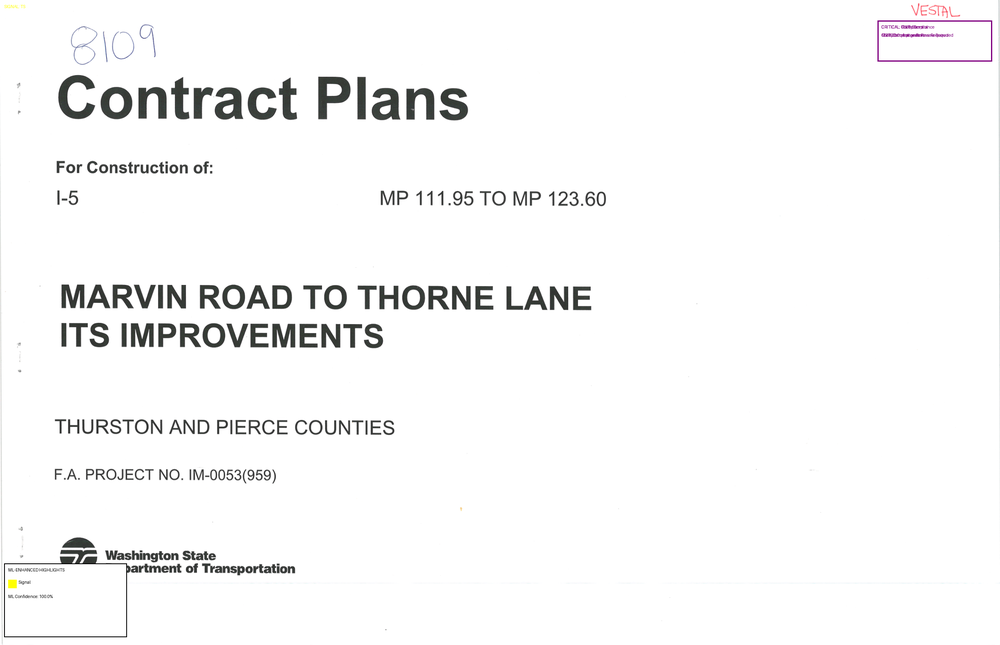
#> input picture real_highlighted_plans/highlighted_001.png, 1000 x 645 px, shrunk from 2448 x 1580 before the run
$ python line_matcher.py ../../real_highlighted_plans/highlighted_001.png ../../real_highlighted_plans/highlighted_002.png
#> lines starting #> are read from the running program, lines starting #| are printed output that depends on the picture
import logging
from dataclasses import dataclass
from typing import Any, Dict, List, Optional, Tuple

import cv2
import numpy as np

# Set up logging
logging.basicConfig(
    level=logging.INFO, format="%(asctime)s - %(levelname)s - %(message)s"
)
logger = logging.getLogger(__name__)


@dataclass
class LineSegment:
    """Represents a line segment with start and end points."""

    start_point: Tuple[float, float]
    end_point: Tuple[float, float]
    length: float
    angle: float
    confidence: float = 1.0


@dataclass
class MatchedPair:
    """Represents a matched pair of line segments."""

    line1: LineSegment
    line2: LineSegment
    confidence: float
    distance: float
    angle_diff: float


class LineMatcher:
    """
    Core logic for detecting and matching line segments between two vector layers.
    Uses OpenCV for line detection and provides confidence scores for matches.
    """

    def __init__(
        self,
        min_line_length: float = 30.0,
        max_angle_diff: float = 15.0,
        distance_threshold: float = 50.0,
        confidence_threshold: float = 0.7,
    ):
        """
        Initialize LineMatcher with detection and matching parameters.

        Args:
            min_line_length: Minimum length for detected lines
            max_angle_diff: Maximum angle difference for matching (degrees)
            distance_threshold: Maximum distance for matching (pixels)
            confidence_threshold: Minimum confidence for valid matches
        """
        self.min_line_length = min_line_length
        self.max_angle_diff = max_angle_diff
        self.distance_threshold = distance_threshold
        self.confidence_threshold = confidence_threshold

        logger.info(
            f"LineMatcher initialized with: min_length={min_line_length}, "
            f"max_angle_diff={max_angle_diff}, distance_threshold={distance_threshold}"
        )

    def detect_lines(
        self, image: np.ndarray, method: str = "hough"
    ) -> List[LineSegment]:
        """
        Detect line segments in an image using OpenCV.

        Args:
            image: Input image (grayscale or BGR)
            method: Detection method ("hough", "contour", or "combined")

        Returns:
            List of detected LineSegment objects
        """
        if image is None or image.size == 0:
            logger.warning("Empty or None image provided")
            return []

        # Convert to grayscale if needed
        if len(image.shape) == 3:
            gray = cv2.cvtColor(image, cv2.COLOR_BGR2GRAY)
        else:
            gray = image.copy()

        lines = []

        if method == "hough" or method == "combined":
            lines.extend(self._detect_hough_lines(gray))

        if method == "contour" or method == "combined":
            lines.extend(self._detect_contour_lines(gray))

        # Remove duplicates and filter by length
        unique_lines = self._remove_duplicate_lines(lines)
        filtered_lines = [
            line for line in unique_lines if line.length >= self.min_line_length
        ]

        logger.info(
            f"Detected {len(filtered_lines)} line segments using {method} method"
        )
        return filtered_lines

    def _detect_hough_lines(self, gray_image: np.ndarray) -> List[LineSegment]:
        """Detect lines using Hough Line Transform."""
        # Apply edge detection
        edges = cv2.Canny(gray_image, 50, 150, apertureSize=3)

        # Apply Hough Line Transform
        lines = cv2.HoughLinesP(
            edges,
            rho=1,
            theta=np.pi / 180,
            threshold=50,
            minLineLength=self.min_line_length,
            maxLineGap=10,
        )

        line_segments = []
        if lines is not None:
            for line in lines:
                x1, y1, x2, y2 = line[0]

                # Calculate line properties
                length = np.sqrt((x2 - x1) ** 2 + (y2 - y1) ** 2)
                angle = np.degrees(np.arctan2(y2 - y1, x2 - x1))

                # Normalize angle to 0-180 degrees
                angle = angle % 180
                if angle < 0:
                    angle += 180

                line_segment = LineSegment(
                    start_point=(float(x1), float(y1)),
                    end_point=(float(x2), float(y2)),
                    length=float(length),
                    angle=float(angle),
                )
                line_segments.append(line_segment)

        return line_segments

    def _detect_contour_lines(self, gray_image: np.ndarray) -> List[LineSegment]:
        """Detect lines using contour analysis."""
        # Apply threshold
        _, thresh = cv2.threshold(gray_image, 127, 255, cv2.THRESH_BINARY)

        # Find contours
        contours, _ = cv2.findContours(
            thresh, cv2.RETR_EXTERNAL, cv2.CHAIN_APPROX_SIMPLE
        )

        line_segments = []
        for contour in contours:
            # Approximate contour to polygon
            epsilon = 0.02 * cv2.arcLength(contour, True)
            approx = cv2.approxPolyDP(contour, epsilon, True)

            # Extract line segments from polygon
            for i in range(len(approx)):
                pt1 = approx[i][0]
                pt2 = approx[(i + 1) % len(approx)][0]

                x1, y1 = pt1
                x2, y2 = pt2

                # Calculate line properties
                length = np.sqrt((x2 - x1) ** 2 + (y2 - y1) ** 2)
                angle = np.degrees(np.arctan2(y2 - y1, x2 - x1))

                # Normalize angle
                angle = angle % 180
                if angle < 0:
                    angle += 180

                if length >= self.min_line_length:
                    line_segment = LineSegment(
                        start_point=(float(x1), float(y1)),
                        end_point=(float(x2), float(y2)),
                        length=float(length),
                        angle=float(angle),
                    )
                    line_segments.append(line_segment)

        return line_segments

    def _remove_duplicate_lines(self, lines: List[LineSegment]) -> List[LineSegment]:
        """Remove duplicate or very similar line segments."""
        if not lines:
            return []

        unique_lines = []
        for line in lines:
            is_duplicate = False

            for existing_line in unique_lines:
                # Check if lines are very similar
                if self._are_lines_similar(line, existing_line):
                    is_duplicate = True
                    break

            if not is_duplicate:
                unique_lines.append(line)

        return unique_lines

    def _are_lines_similar(
        self, line1: LineSegment, line2: LineSegment, tolerance: float = 5.0
    ) -> bool:
        """Check if two line segments are very similar."""
        # Check angle similarity
        angle_diff = abs(line1.angle - line2.angle)
        if angle_diff > 180:
            angle_diff = 360 - angle_diff

        if angle_diff > tolerance:
            return False

        # Check length similarity
        length_diff = abs(line1.length - line2.length)
        if length_diff > tolerance:
            return False

        # Check spatial proximity
        center1 = (
            (line1.start_point[0] + line1.end_point[0]) / 2,
            (line1.start_point[1] + line1.end_point[1]) / 2,
        )
        center2 = (
            (line2.start_point[0] + line2.end_point[0]) / 2,
            (line2.start_point[1] + line2.end_point[1]) / 2,
        )

        distance = np.sqrt(
            (center1[0] - center2[0]) ** 2 + (center1[1] - center2[1]) ** 2
        )
        return distance <= tolerance

    def match_lines(
        self, lines1: List[LineSegment], lines2: List[LineSegment]
    ) -> List[MatchedPair]:
        """
        Match line segments between two sets using geometric similarity.

        Args:
            lines1: First set of line segments
            lines2: Second set of line segments

        Returns:
            List of MatchedPair objects with confidence scores
        """
        if not lines1 or not lines2:
            logger.warning("Empty line sets provided for matching")
            return []

        matches = []

        for line1 in lines1:
            best_match = None
            best_confidence = 0.0

            for line2 in lines2:
                confidence, distance, angle_diff = self._calculate_match_confidence(
                    line1, line2
                )

                if (
                    confidence > best_confidence
                    and confidence >= self.confidence_threshold
                ):
                    best_confidence = confidence
                    best_match = MatchedPair(
                        line1=line1,
                        line2=line2,
                        confidence=confidence,
                        distance=distance,
                        angle_diff=angle_diff,
                    )

            if best_match:
                matches.append(best_match)

        # Sort matches by confidence (highest first)
        matches.sort(key=lambda x: x.confidence, reverse=True)

        logger.info(
            f"Found {len(matches)} line matches between {len(lines1)} and {len(lines2)} lines"
        )
        return matches

    def _calculate_match_confidence(
        self, line1: LineSegment, line2: LineSegment
    ) -> Tuple[float, float, float]:
        """
        Calculate confidence score for matching two line segments.

        Returns:
            Tuple of (confidence, distance, angle_difference)
        """
        # Calculate angle difference
        angle_diff = abs(line1.angle - line2.angle)
        if angle_diff > 180:
            angle_diff = 360 - angle_diff

        # Calculate length similarity
        length_ratio = min(line1.length, line2.length) / max(line1.length, line2.length)

        # Calculate spatial distance between line centers
        center1 = (
            (line1.start_point[0] + line1.end_point[0]) / 2,
            (line1.start_point[1] + line1.end_point[1]) / 2,
        )
        center2 = (
            (line2.start_point[0] + line2.end_point[0]) / 2,
            (line2.start_point[1] + line2.end_point[1]) / 2,
        )

        distance = np.sqrt(
            (center1[0] - center2[0]) ** 2 + (center1[1] - center2[1]) ** 2
        )

        # Calculate confidence based on multiple factors
        angle_score = max(0, 1 - (angle_diff / self.max_angle_diff))
        length_score = length_ratio
        distance_score = max(0, 1 - (distance / self.distance_threshold))

        # Weighted combination
        confidence = 0.4 * angle_score + 0.3 * length_score + 0.3 * distance_score

        return confidence, distance, angle_diff

    def detect_and_match(
        self, image1: np.ndarray, image2: np.ndarray, method: str = "combined"
    ) -> List[MatchedPair]:
        """
        Detect lines in both images and match them.

        Args:
            image1: First image
            image2: Second image
            method: Line detection method

        Returns:
            List of matched line pairs
        """
        logger.info("Starting line detection and matching")

        # Detect lines in both images
        lines1 = self.detect_lines(image1, method)
        lines2 = self.detect_lines(image2, method)

        # Match lines
        matches = self.match_lines(lines1, lines2)

        return matches

    # [103 lines left out: function visualize_matches, not called in this run]


def main():
    """Main CLI function for line matching."""
    import argparse

    parser = argparse.ArgumentParser(
        description="Detect and match line segments between two images using OpenCV",
        formatter_class=argparse.RawDescriptionHelpFormatter,
        epilog="""
Examples:
  python line_matcher.py image1.jpg image2.jpg --output matches.png
  python line_matcher.py image1.jpg image2.jpg --method hough --min-length 50
  python line_matcher.py image1.jpg image2.jpg --confidence 0.8 --visualize
        """,
    )

    parser.add_argument("image1", help="Path to first image")
    parser.add_argument("image2", help="Path to second image")
    parser.add_argument("--output", "-o", help="Output path for visualization")
    parser.add_argument(
        "--method",
        choices=["hough", "contour", "combined"],
        default="combined",
        help="Line detection method",
    )
    parser.add_argument(
        "--min-length", type=float, default=30.0, help="Minimum line length"
    )
    parser.add_argument(
        "--max-angle-diff",
        type=float,
        default=15.0,
        help="Maximum angle difference for matching (degrees)",
    )
    parser.add_argument(
        "--distance-threshold",
        type=float,
        default=50.0,
        help="Maximum distance for matching (pixels)",
    )
    parser.add_argument(
        "--confidence",
        type=float,
        default=0.7,
        help="Minimum confidence for valid matches",
    )
    parser.add_argument("--visualize", action="store_true", help="Show visualization")
    parser.add_argument(
        "--verbose", "-v", action="store_true", help="Enable verbose logging"
    )

    args = parser.parse_args()

    # Set logging level
    if args.verbose:
        logging.getLogger().setLevel(logging.DEBUG)

    try:
        # Load images
        image1 = cv2.imread(args.image1)
#> image1 is the input picture: shape (645, 1000, 3); mean B, G, R 247.5, 247.4, 247.5
        image2 = cv2.imread(args.image2)
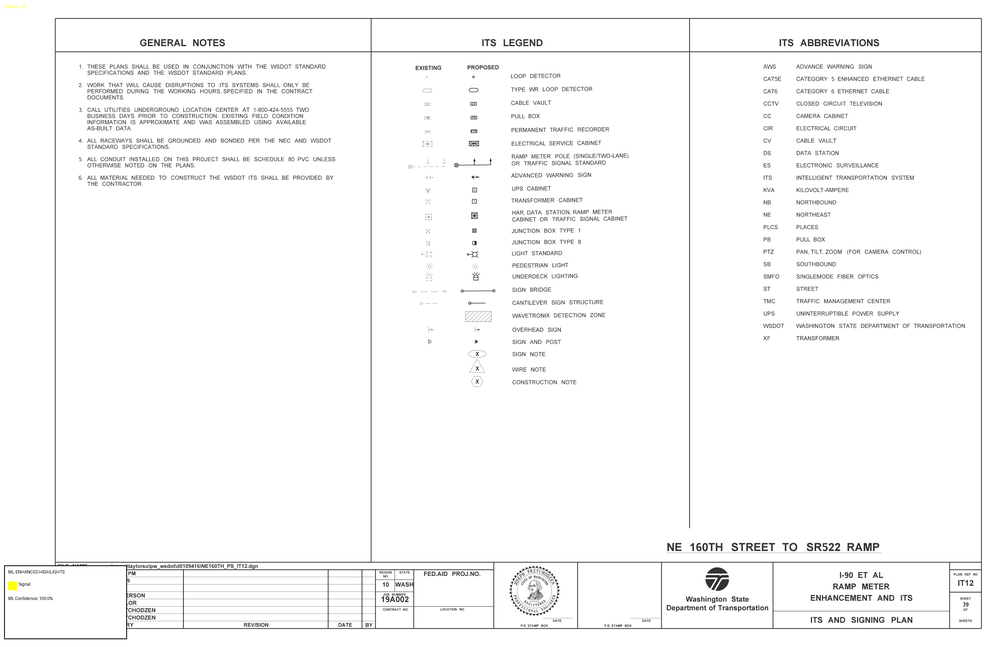
#> input picture real_highlighted_plans/highlighted_002.png, 1000 x 647 px, shrunk from 2448 x 1584 before the run
#> image2 is the input picture: shape (647, 1000, 3); mean B, G, R 248.6, 248.6, 248.6

        if image1 is None:
            raise FileNotFoundError(f"Could not load image: {args.image1}")
        if image2 is None:
            raise FileNotFoundError(f"Could not load image: {args.image2}")

        # Create line matcher
        matcher = LineMatcher(
            min_line_length=args.min_length,
            max_angle_diff=args.max_angle_diff,
            distance_threshold=args.distance_threshold,
            confidence_threshold=args.confidence,
        )

        # Detect and match lines
        matches = matcher.detect_and_match(image1, image2, args.method)
#> in _detect_hough_lines, `edges = cv2.Canny(gray_image, 50, 150, apertureSize=3)`:
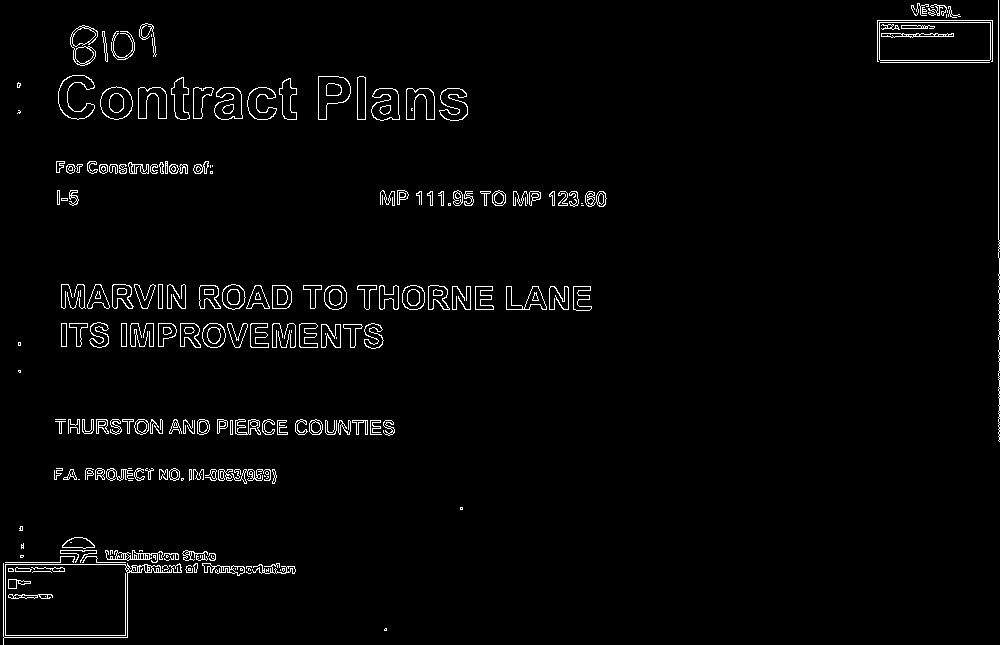
#> edges: shape (645, 1000); 2.4% white in thin lines or dots
#> in _detect_hough_lines, `lines = cv2.HoughLinesP( edges, rho=1, theta=np.pi / 180, threshold=50..`: lines = 224 rows, first 6: [998, 257, 998, 0], [126, 285, 185, 285], [59, 432, 394, 432], [121, 323, 194, 323], [59, 425, 264, 425], [3, 564, 127, 564]
#> the loop in _detect_hough_lines, `for line in lines:` made 224 passes
#> (x1, y1, x2, y2, length, angle) on passes 1 to 3: (998, 257, 998, 0, 257, 90), (126, 285, 185, 285, 59, 0), (59, 432, 394, 432, 335, 0)
#> after the loop in _detect_hough_lines, `for line in lines:`: line_segments = 224 items
#> in _detect_contour_lines, `contours, _ = cv2.findContours( thresh, cv2.RETR_EXTERNAL, cv2.CHAIN_A..`: contours = [[[0, 0], [0, 644], [999, 644], [999, 0]]]
#> the loop in _detect_contour_lines, `for contour in contours:` made 1 pass
#> (epsilon, approx) on pass 1: (65.72, [[0, 0], [0, 644], [999, 644], [999, 0]])
#> after the loop in _detect_contour_lines, `for contour in contours:`: line_segments = 4 items
#> the loop in _remove_duplicate_lines, `for line in lines:` made 228 passes
#> in _detect_hough_lines (call 2), `edges = cv2.Canny(gray_image, 50, 150, apertureSize=3)`:
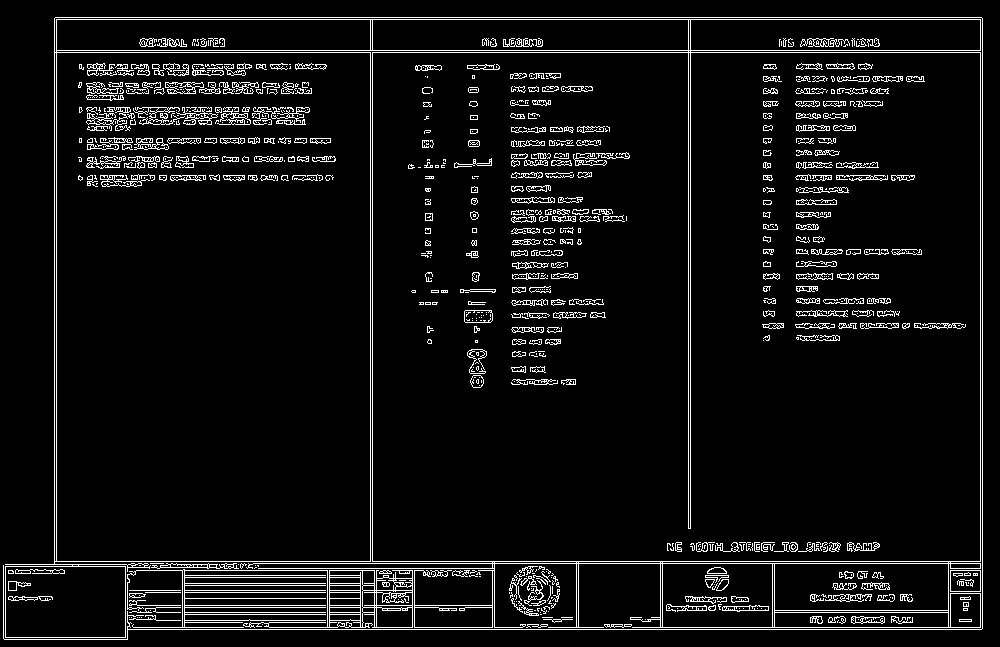
#> edges: shape (647, 1000); 6.3% white in thin lines or dots
#> the loop in _detect_hough_lines (call 2), `for line in lines:` made 340 passes
#> line on passes 1 to 3: [[54, 52, 982, 52]], [[55, 17, 981, 17]], [[54, 561, 982, 561]]
#> in _detect_contour_lines (call 2), `_, thresh = cv2.threshold(gray_image, 127, 255, cv2.THRESH_BINARY)`:
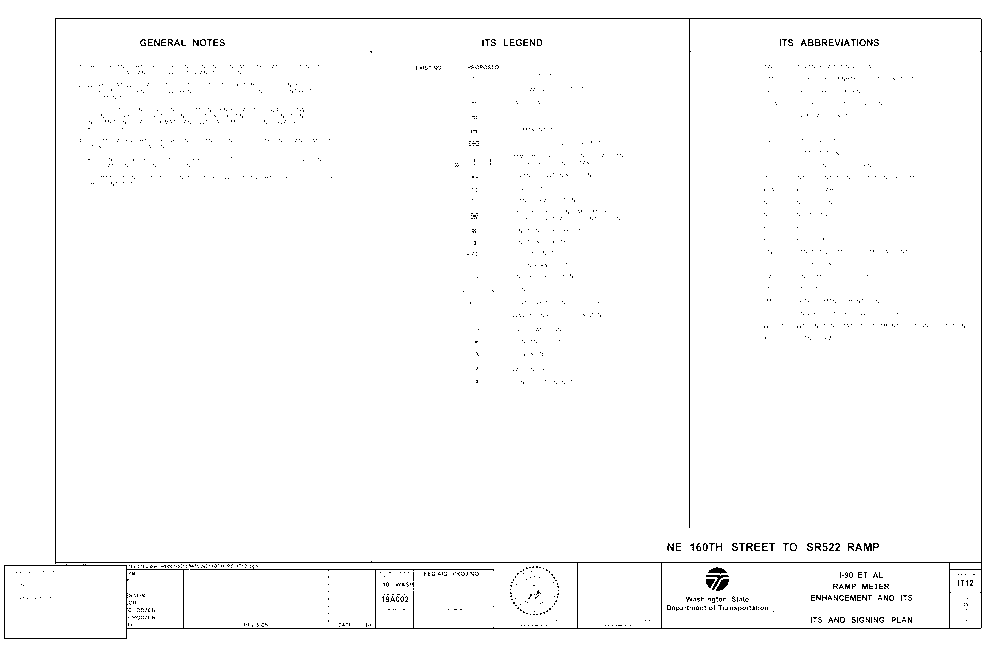
#> thresh: shape (647, 1000); 98.5% white; black in thin lines or dots
#> the loop in _detect_contour_lines (call 2), `for contour in contours:` made 1 pass
#> contour on pass 1: [[0, 0], [0, 646], [999, 646], [999, 0]]

        # Print results
        print(f"✅ Found {len(matches)} line matches")
#| ✅ Found 102 line matches
        for i, match in enumerate(matches[:5]):  # Show top 5 matches
            print(
                f"Match {i+1}: Confidence={match.confidence:.3f}, "
                f"Distance={match.distance:.1f}, Angle_diff={match.angle_diff:.1f}"
            )
#> this loop made 5 passes
#| Match 1: Confidence=1.000, Distance=0.0, Angle_diff=0.0
#| Match 2: Confidence=0.993, Distance=1.0, Angle_diff=0.0
#> (further printed lines are left out)

        # Create visualization
        if args.visualize or args.output:
            vis_image = matcher.visualize_matches(image1, image2, matches, args.output)

            if args.visualize:
                cv2.imshow("Line Matches", vis_image)
                cv2.waitKey(0)
                cv2.destroyAllWindows()

    except Exception as e:
        print(f"❌ Error: {e}")
        return 1

    return 0


if __name__ == "__main__":
    exit(main())
#> (the program exits here)
